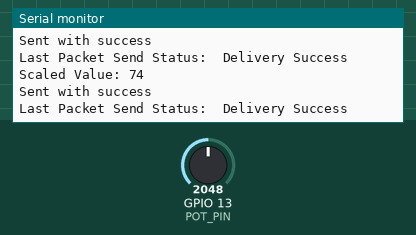
The sketch below on a simulated ESP32. On the bench: the last lines printed to the serial monitor. Inputs (shaded band) come from the test bench; at power-on: GPIO 13 (POT_PIN) = 2048 (analog values on the 0–4095 scale).

Above: at 1.2 s.
1.3 s: GPIO 13 (POT_PIN) set to 2780
At 1.9 s:
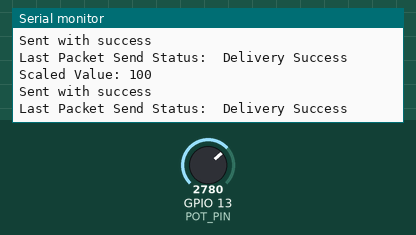
2.8 s: GPIO 13 (POT_PIN) set to 2700
At 4.3 s:
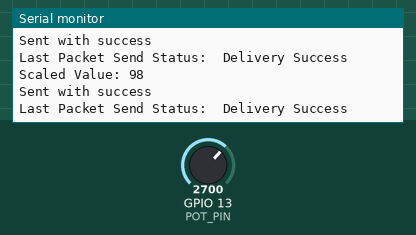
Timing chart, 0 to 5.8 s (numbered marks = the images above; inputs shaded):
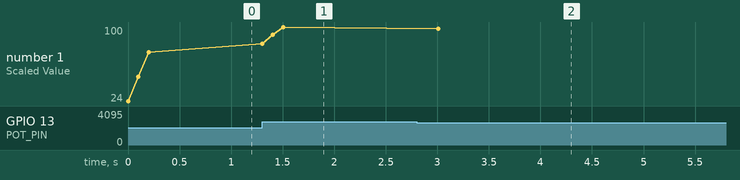

Measured:
- after the input at 1.3 s, the serial monitor: prints a new line at once (image 1)
- after the input at 2.8 s, the serial monitor: prints a new line after 0.21 s (image 2)
- plotted number 1: 74 → 100 after the input at 1.3 s, 100 → 98 after the input at 2.8 s

The sketch:

SliderModule.ino
```cpp
#include <WiFi.h>
#include <esp_now.h>

#define POT_PIN 13  // Slider on GPIO 13 (Analog pin)

int potValue = 0; //variable for pot Value
int scaledValue = 0; //variable for scaled pot Value
int lastScaledValue = -1;  // To store the last scaled value

// Define the original range (from 20 to 2740) (Slider reaches highest value before end position so a resistor was added--> max value is now lower than the 12Bit max)
int oldMin = 17;
int oldMax = 2740;

// Define the new range (0 to 100)
int newMin = 0;
int newMax = 100;

// Moving average variables
const int numSamples = 3; // Number of samples for averaging
int potSamples[numSamples] = {0};
int sampleIndex = 0;

// Hysteresis threshold (percentage of the range)
const int hysteresisThreshold = 1; // 1% threshold
const int hysteresisValue = (newMax - newMin) * hysteresisThreshold / 100;

// THE RECEIVER'S MAC Address
uint8_t broadcastAddress[] = {0xd8, 0x3b, 0xda, 0xa4, 0xcc, 0xe8};

// Structure to send data
// Must match the receiver structure
typedef struct struct_message {
    int id; // Must be unique for each sender board
    int x; //scaled value
    int y; //not used
} struct_message;

// Create a struct_message called myData
struct_message myData;

// Create peer interface
esp_now_peer_info_t peerInfo;

// Callback when data is sent
void OnDataSent(const uint8_t *mac_addr, esp_now_send_status_t status) {
  Serial.print("\r\nLast Packet Send Status:\t");
  Serial.println(status == ESP_NOW_SEND_SUCCESS ? "Delivery Success" : "Delivery Fail");
}

//Calculating average value to clean up signal
int calculateAverage() {
    int sum = 0;
    for (int i = 0; i < numSamples; i++) {
        sum += potSamples[i];
    }
    return sum / numSamples;
}

void setup() {
  Serial.begin(115200);  // Start serial communication at 115200 baud rate

  // Set the ADC width to 12 bits (range: 0 to 4095)
  analogReadResolution(12);

  // Configure the potentiometer pin as input
  pinMode(POT_PIN, INPUT);

  // Set device as a Wi-Fi Station
  WiFi.mode(WIFI_STA);

  // Init ESP-NOW
  if (esp_now_init() != ESP_OK) {
    Serial.println("Error initializing ESP-NOW");
    return;
  }

  // Register for Send Callback
  esp_now_register_send_cb(OnDataSent);

  // Register peer
  memcpy(peerInfo.peer_addr, broadcastAddress, 6);
  peerInfo.channel = 0;
  peerInfo.encrypt = false;

  // Add peer
  if (esp_now_add_peer(&peerInfo) != ESP_OK) {
    Serial.println("Failed to add peer");
    return;
  }
}

void loop() {
  // Read the analog value from the potentiometer
  potValue = analogRead(POT_PIN);

  // Add the current reading to the moving average buffer
  potSamples[sampleIndex] = potValue;
  sampleIndex = (sampleIndex + 1) % numSamples;

  // Calculate the average of the last readings
  int avgValue = calculateAverage();

  // Map the averaged value from the original range (17 to 2740) to the new range (0 to 100)
  scaledValue = map(avgValue, oldMin, oldMax, newMin, newMax);

  // Ensure the scaled value is within the valid range (0 to 100)
  scaledValue = constrain(scaledValue, newMin, newMax);

  // Apply hysteresis: only send if the value changes significantly
  if (abs(scaledValue - lastScaledValue) > hysteresisValue) {
    Serial.print("Scaled Value: ");
    myData.id = 3;
    myData.x = scaledValue;
    Serial.println(myData.x);

    esp_err_t result = esp_now_send(broadcastAddress, (uint8_t *)&myData, sizeof(myData));
    if (result == ESP_OK) {
      Serial.println("Sent with success");
    } else {
      Serial.println("Error sending the data");
    }

    // Update the last scaled value
    lastScaledValue = scaledValue;
  }

  delay(100);  // Short delay for stability
}
```
